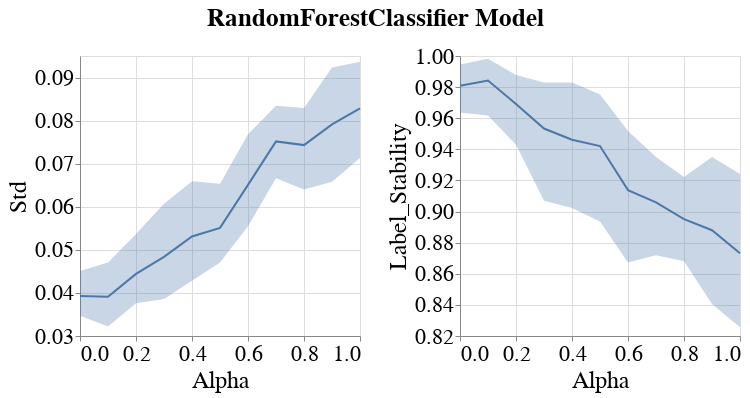

Here is the notebook cell this chart was saved with:
### Code cell
visualizer.create_subgroup_metrics_line_band_plot(model_name=MODEL_NAMES[0],
                                                  subgroup_metrics=['Std', 'Label_Stability'])
